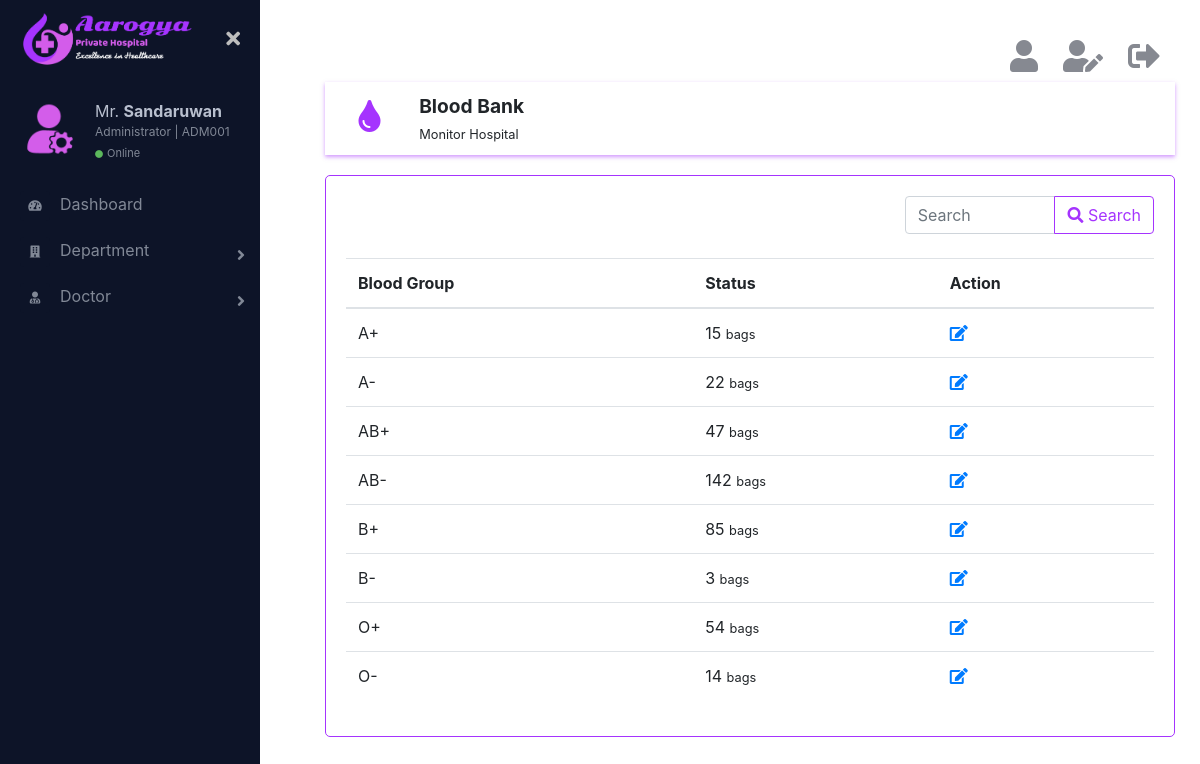
The page /html/bloodBank.php (signed in) on the database its author committed.
### tables this page shows
CREATE TABLE IF NOT EXISTS `bloodbank` (
  `bloodGroup` varchar(3) NOT NULL,
  `noOfBag` int(10) NOT NULL,
  PRIMARY KEY (`bloodGroup`)
);

### html/bloodBank.php (the view, shortened to what this page needs)
<?php
    require_once('../connection/connection.php');
?>
<!DOCTYPE html>
<html lang="en">
    <head>
        <link rel="stylesheet" href="../css/bootstrap.min.css">
        <link href="https://cdnjs.cloudflare.com/ajax/libs/font-awesome/5.10.0-11/css/all.css" rel="stylesheet">
        <link href="../css/main.css" rel="stylesheet">
    </head>
    <body>
        <div class="page-wrapper chiller-theme toggled">
            <?php
                require_once('sidebar.php');
            ?>
            <main class="page-content">
                <div class="container">
                    <?php
                        require_once('logoutbar.php');
                    ?>
                    <div class="row topic">
                        <div class="col-md-1 topic-logo">
                            <i class="fas fa-tint fa-2x"></i>
                        </div>
                        <div class="col-md-11">
                            <?php
                                if($_SESSION['role'] == 'admin'){
                                    echo "<span class='font-weight-bold'><big>Blood Bank</big><br><small>Monitor Hospital</small></span>";
                                } else {
                                    echo "<span class='font-weight-bold'><big>Store Status</big><br><small>Blood Bank</small></span>";
                                }
                            ?>
                        </div>
                    </div>
                    <div class="row">
                        <div class="col-md-12 form">
                            <div class="row">
                                <div class="col-md-8">
                                </div>
                                <div class="col-md-4">
                                    <form action="bloodBank.php" method="get">
                                        <div class="input-group">
                                            <input type="search" name="searchTxt" class="form-control" placeholder="Search">
                                            <div class="input-group-append">
                                                <button class="btn btn-outline-primary" type="submit" name="search"><i class="fas fa-search"></i> Search</button>
                                            </div>
                                        </div>
                                    </form>
                                </div>
                            </div>
                            <br>
                            <table class="table">
                              <thead>
                                  <tr>
                                      <th scope="col">Blood Group</th>
                                      <th scope="col">Status</th>
                                      <?php
                                          if($_SESSION['role'] != 'client'){
                                            echo "<th scope='col'>Action</th>";
                                          }
                                      ?>
                                      </tr>
                              </thead>
                              <tbody>
                                  <?php
                                    if(isset($_GET['search'])){
                                        $search =  mysqli_real_escape_string($con,$_GET['searchTxt']);
                                        $query = "SELECT * FROM `bloodbank` WHERE `bloodGroup` LIKE '{$search}%'";
                                    } else {
                                        $query = "SELECT * FROM `bloodbank`";
                                    }
                                    $result_set = mysqli_query($con,$query);
                                    if (mysqli_num_rows($result_set) >= 1) {
                                        while($bld = mysqli_fetch_assoc($result_set)){
                                            echo "<tr>";
                                            echo "<td>".$bld['bloodGroup']."</td>";
                                            echo "<td>".$bld['noOfBag']." <small>bags</small></td>";
                                            if($_SESSION['role'] != 'client'){
                                                echo "<td><a href=\"#\"><i class='fas fa-edit mr-3' data-toggle='tooltip' title='Edit'></i></a>";
                                            }
                                            echo "</td></tr>";
                                        }
                                    } else {
                                        echo "<tr><td><h4 class='text-danger'>No records</h4></td></tr>";
                                    }
                                  ?>
                              </tbody>
                            </table>
                        </div>
                    </div>
                </div>
            </main>
        </div>
    </body>
</html>

### css/main.css (style rules this page uses)
.page-wrapper .sidebar-wrapper, .sidebar-wrapper .sidebar-brand > a, .sidebar-wrapper .sidebar-dropdown > a:after, .sidebar-wrapper .sidebar-menu .sidebar-dropdown .sidebar-submenu li a:before, .sidebar-wrapper ul li a i, .page-wrapper .page-content, .sidebar-wrapper .sidebar-search input.search-menu, .sidebar-wrapper .sidebar-search .input-group-text, .sidebar-wrapper .sidebar-menu ul li a, #show-sidebar, #close-sidebar { -webkit-transition: all 0.3s ease; -moz-transition: all 0.3s ease; -ms-transition: all 0.3s ease; -o-transition: all 0.3s ease; transition: all 0.3s ease; }
.page-wrapper { height: 100vh; }
@media screen and (min-width: 700px) { .page-wrapper.toggled .page-content { padding-left: 300px; } }
.page-wrapper .page-content { display: inline-block; width: 100%; padding-left: 0px; padding-top: 20px; }
.page-wrapper .page-content > div { padding: 20px 40px; }
.page-wrapper .page-content { overflow-x: hidden; }
.topic { box-shadow: 0 2px 4px rgba(165, 52, 254, 0.5); padding: 10px; }
.topic-logo { display: inline-block; text-align: center; color: rgb(165, 52, 254); margin-top: 8px; }
.form { margin-top: 20px; border: 1px solid rgb(165, 52, 254); border-radius: 5px; padding: 20px; }

### rows shown on the page
bloodbank: bloodGroup "A+", noOfBag "15"
bloodbank: bloodGroup "A-", noOfBag "22"
bloodbank: bloodGroup "AB+", noOfBag "47"
bloodbank: bloodGroup "AB-", noOfBag "142"
bloodbank: bloodGroup "B+", noOfBag "85"
bloodbank: bloodGroup "B-", noOfBag "3"
bloodbank: bloodGroup "O+", noOfBag "54"
bloodbank: bloodGroup "O-", noOfBag "14"

### other values the page prints
$_SESSION['lastName'] "Sandaruwan"
$_SESSION['id'] "ADM001"
